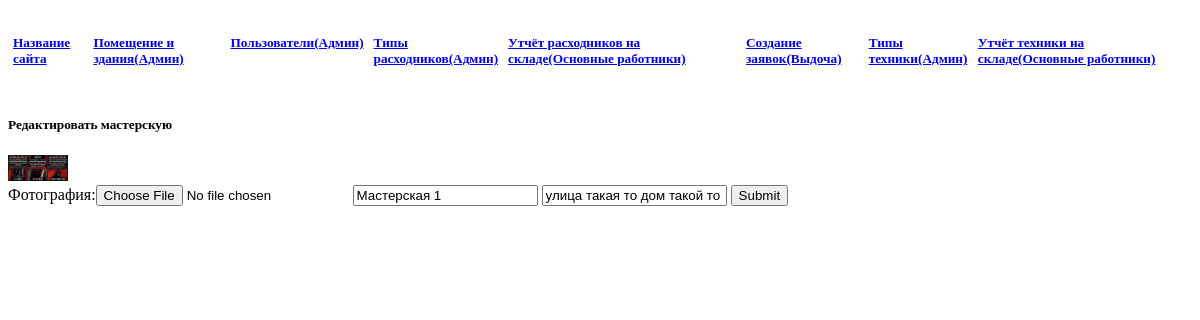
Page /ws_edit.php?id=1 on the committed database.
### tables this page shows
CREATE TABLE `Workshops` (
  `id` int NOT NULL,
  `image` varchar(255) NOT NULL,
  `name` varchar(50) NOT NULL,
  `address` varchar(50) NOT NULL
);

### ws_edit.php (the view, shortened to what this page needs)
<?php
require_once 'view/header.html';
$id = $_GET['id'];
$jobs_sql="SELECT * FROM `Workshops` WHERE `id`='$id'";
	$run_jobs_sql=mysqli_query($con, $jobs_sql);
	$row_ws = mysqli_fetch_array($run_jobs_sql);
	$id_ws=$row_ws['id'];
	$image=$row_ws['image'];
	$name=$row_ws['name'];
	$address=$row_ws['address'];
?>
<h5>Редактировать мастерскую</h5>
<?php echo "
<form method='POST' action='controller/ws_edit.php?id=$id_ws' enctype='multipart/form-data'>
	<div class='logo'><img src='assets/image/Workshops/$image'></div>
	Фотография:<input type='file' name='image' value='$image'>
	<input type='text' name='name' placeholder='Название мастерской' value='$name'>
	<input type='text' name='address' placeholder='Адрес мастерской' value='$address'>
	<input type='submit' name='reg'>
</form>";?>

### assets/style/style.css (style rules this page uses)
header { display: flex; }
a { margin: 5px; }
.but_logo { display: flex; }
.but_head { display: flex; }
.logo img { max-width: 60px; max-height: 60px; }
input { white-space: pre; }

### rows in the picture
workshops: image (picture), name "Мастерская 1", address "улица такая то дом такой то"
